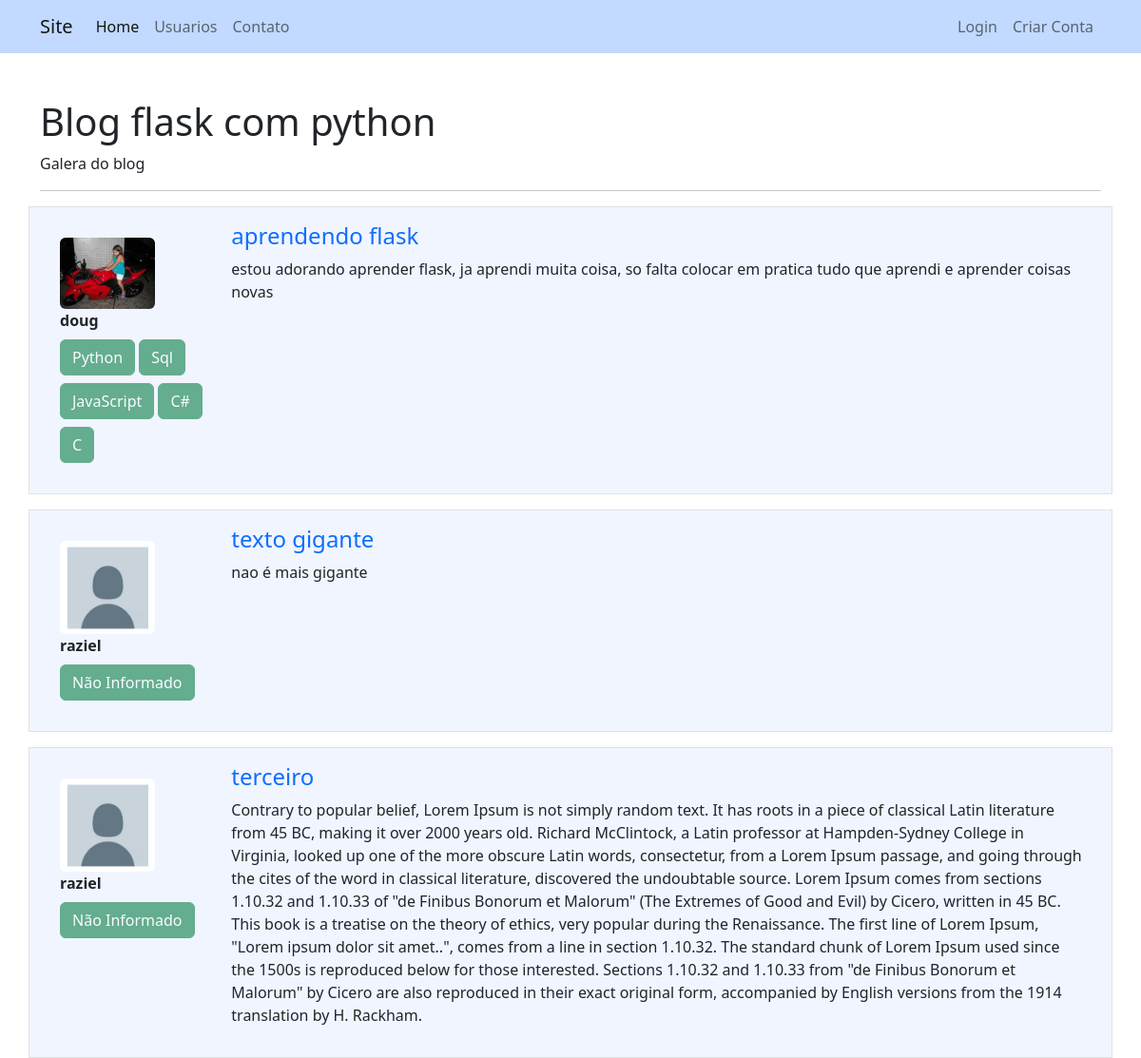
The page / on the database its author committed.
### comunidadeimpressionadora/models.py (models this page shows, shortened)
class Post(database.Model):
	id = database.Column(database.Integer, primary_key=True)
	titulo = database.Column(database.String, nullable=False)
	corpo = database.Column(database.Text, nullable=False)
	data_criacao = database.Column(database.DateTime, nullable=False, default=datetime.utcnow)
	id_usuario = database.Column(database.Integer, database.ForeignKey('usuario.id'), nullable=False)

class Usuario(database.Model, UserMixin):
	id = database.Column(database.Integer, primary_key=True)
	username = database.Column(database.String, nullable=False)
	email = database.Column(database.String, nullable=False, unique=True)
	password = database.Column(database.String, nullable=False)
	foto = database.Column(database.String, default='default.jpg')
	post = database.relationship('Post', backref='autor', lazy=True)
	curso = database.Column(database.String, nullable=False, default='Não Informado')

### comunidadeimpressionadora/routes.py (the view)
@app.route('/')
def home():
	posts = Post.query.order_by(Post.id.desc())
	return render_template('home.html', posts=posts)

### comunidadeimpressionadora/templates/home.html
{% extends 'base.html' %}
{% block body %}
    <div class="container-sm mt-5">
        <h1>Blog flask com python</h1>
        <p>Galera do blog</p>
        <hr>
        {% for post in posts %}
        <div class="row border mt-3 p-3 meupost ">
            <div class="col col-2 p-3">
                <div class="image pe-3" >
                    <img src="{{ url_for('static', filename='image/{}' .format(post.autor.foto)) }}"
                         class="rounded" width="100">
                </div>
                <strong>{{ post.autor.username }}</strong><br>
                {% for curso in post.autor.curso.split(';') %}
                    <button type="button" class="btn btn-success mt-2 disabled">{{ curso }}</button>
                {% endfor %}
            </div>
            <div class="col">
                <a style="text-decoration: none"
                   href="{{ url_for('exibir_post', post_id=post.id) }}"><h4>{{ post.titulo }}</h4></a>
                <p>{{ post.corpo }}</p>
            </div>
        </div>
        {% endfor %}
    </div>
{% endblock %}

### comunidadeimpressionadora/templates/base.html (shortened to what this page needs)
<!DOCTYPE html>
<html lang="pt-br">
<head>
    <link href="https://cdn.jsdelivr.net/npm/bootstrap@5.2.0/dist/css/bootstrap.min.css" rel="stylesheet">
    <link href="{{ url_for('static', filename='main.css') }}" rel="stylesheet" type="text/css">
</head>
<body>
    {% include 'navbar.html' %}
    {% block body %}
    {% endblock %}
</body>
</html>

### comunidadeimpressionadora/templates/navbar.html
  <nav class="navbar navbar-expand-lg bg-primary bg-opacity-25">
  <div class="container-fluid container">
    <a class="navbar-brand" href="{{ url_for('home') }}">Site</a>
    <div class="collapse navbar-collapse" id="navbarSupportedContent">
      <ul class="navbar-nav me-auto mb-2 mb-lg-0">
        <li class="nav-item">
          <a class="nav-link active" aria-current="page" href="{{ url_for('home') }}">Home</a>
        </li>
        <li class="nav-item">
          <a class="nav-link" href="{{ url_for('usuarios') }}">Usuarios</a>
        </li>
        <li class="nav-item">
          <a class="nav-link" href="{{ url_for('contato') }}">Contato</a>
        </li>
      </ul>
      <ul class="d-flex navbar-nav">
        {% if current_user.is_authenticated %}
          <li class="nav-item">
            <a class="nav-link" href="{{ url_for('criar_post')}}">Criar Post</a>
          </li>
          <li class="nav-item">
            <a class="nav-link" href="{{ url_for('perfil')}}">Meu Perfil</a>
          </li>
          <li class="nav-item">
            <a class="nav-link" href="{{ url_for('logout')}}">Sair</a>
          </li>
        {% else %}
          <li class="nav-item">
            <a class="nav-link" href="{{ url_for('login')}}">Login</a>
          </li>
          <li class="nav-item">
            <a class="nav-link" href="{{ url_for('login')}}">Criar Conta</a>
          </li>
        {% endif %}
      </ul>
    </div>
  </div>
</nav>

### comunidadeimpressionadora/static/main.css (style rules this page uses)
.meupost { background: #f1f5ff !important; }

### rows shown on the page
Post: foto (picture), autor.username "doug", curso "Python" "Sql" "JavaScript" "C#" "C", titulo "aprendendo flask", corpo "estou adorando aprender flask, ja aprendi muita coisa, so falta colocar em pratica tudo que aprendi e aprender coisas novas"
Post: foto (placeholder picture), autor.username "raziel", titulo "texto gigante", corpo "nao é mais gigante"
Usuario: curso "Não Informado"
Post: foto (placeholder picture), autor.username "raziel", titulo "terceiro", corpo "Contrary to popular belief, Lorem Ipsum is not simply random text. It has roots in a piece of classical Latin literature from 45 BC, making it over 2000 years old. Richard McClintock, a Latin professor at Hampden-Sydney College in Virginia, looked up one of the more obscure Latin words, consectetur, from a Lorem Ipsum passage, and going through the cites of the word in classical literature, discovered the undoubtable source. Lorem Ipsum comes from sections 1.10.32 and 1.10.33 of \"de Finibus Bonorum et Malorum\" (The Extremes of Good and Evil) by Cicero, written in 45 BC. This book is a treatise on the theory of ethics, very popular during the Renaissance. The first line of Lorem Ipsum,…"
